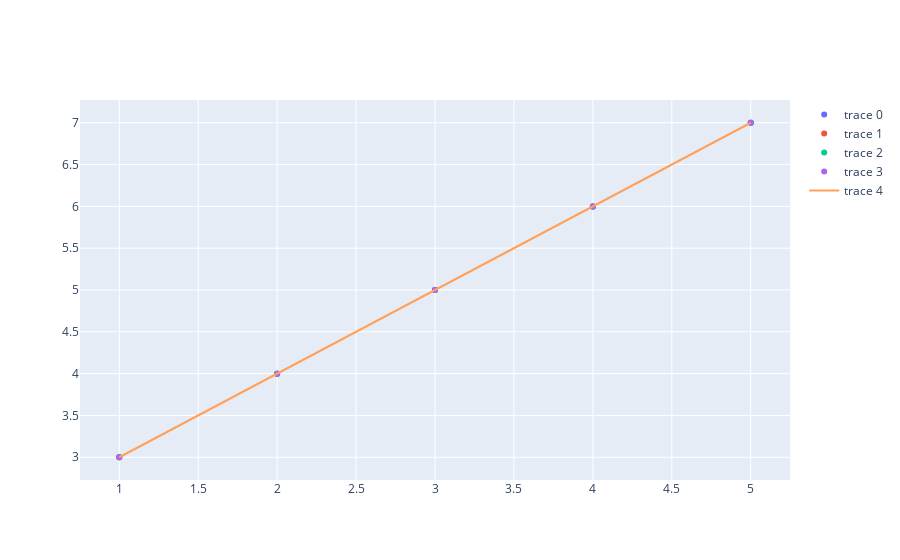

This figure's notebook cell:
### Code cell
fig.add_trace(go.Scatter(x=[1,2,3,4,5],y=[3,4,5,6,7],mode='lines'))
fig.show()

### Figure 1 — Plotly figure (JSON) as saved in the notebook; plotly's stock layout.template omitted (floating-point values rounded to 4 significant figures)
{"data": [{"mode": "markers", "type": "scatter", "x": [1, 2, 3, 4, 5], "y": [3, 4, 5, 6, 7]}, {"mode": "markers", "type": "scatter", "x": [1, 2, 3, 4, 5], "y": [3, 4, 5, 6, 7]}, {"mode": "markers", "type": "scatter", "x": [1, 2, 3, 4, 5], "y": [3, 4, 5, 6, 7]}, {"mode": "markers", "type": "scatter", "x": [1, 2, 3, 4, 5], "y": [3, 4, 5, 6, 7]}, {"mode": "lines", "type": "scatter", "x": [1, 2, 3, 4, 5], "y": [3, 4, 5, 6, 7]}], "layout": {}}
